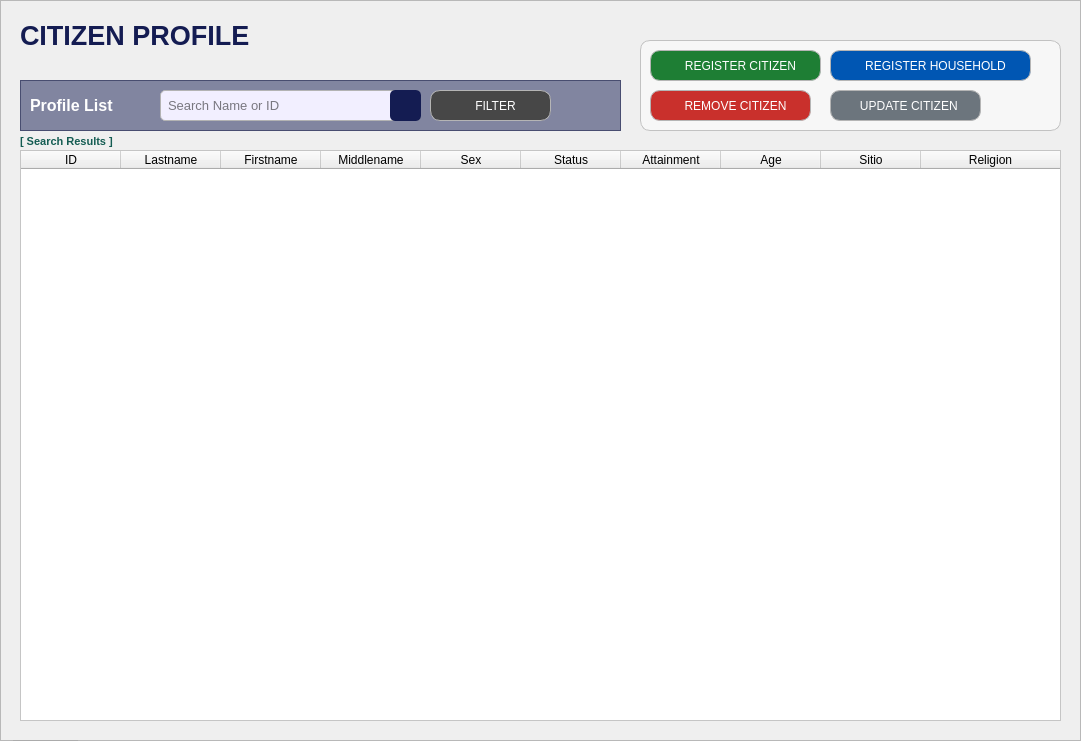
  <widget class="QFrame" name="baseBodyFrame">
   <property name="geometry">
    <rect>
     <x>250</x>
     <y>60</y>
     <width>1081</width>
     <height>741</height>
    </rect>
   </property>
   <property name="styleSheet">
    <string notr="true">#baseBodyFrame {
	background-color: #e7e2ff;
	border: none;
	border-radius: 10px;
}</string>
   </property>
   <property name="frameShape">
    <enum>QFrame::Shape::StyledPanel</enum>
   </property>
   <property name="frameShadow">
    <enum>QFrame::Shadow::Raised</enum>
   </property>
   <widget class="QPushButton" name="logout_buttonLogout_4">
    <property name="geometry">
     <rect>
      <x>10</x>
      <y>740</y>
      <width>71</width>
      <height>31</height>
     </rect>
    </property>
    <property name="font">
     <font>
      <family>Arial</family>
      <pointsize>8</pointsize>
      <bold>true</bold>
     </font>
    </property>
    <property name="cursor">
     <cursorShape>PointingHandCursor</cursorShape>
    </property>
    <property name="styleSheet">
     <string notr="true">#logout_buttonLogout {
    background-color: #bc1c1c;
    color: white;
    border-radius: 5px;
    padding: 10px; /* Optional: Adjusts spacing inside the button */
}
#logout_buttonLogout:hover {
    background-color: #d82020; /* Slightly lighter blue when hovered */
}
#logout_buttonLogout:pressed {
    background-color: #8c1515; /* Darker blue when clicked */
}</string>
    </property>
    <property name="text">
     <string>LOGOUT</string>
    </property>
   </widget>
   <widget class="QLabel" name="title_bodyCitizenProfile">
    <property name="geometry">
     <rect>
      <x>20</x>
      <y>20</y>
      <width>381</width>
      <height>31</height>
     </rect>
    </property>
    <property name="font">
     <font>
      <family>Arial</family>
      <pointsize>20</pointsize>
      <bold>true</bold>
     </font>
    </property>
    <property name="styleSheet">
     <string notr="true">#title_bodyCitizenProfile {
	background-color: transparent;
	color: #141c52;
}
</string>
    </property>
    <property name="text">
     <string>CITIZEN PROFILE</string>
    </property>
   </widget>
   <widget class="QFrame" name="table_titleFrameDashboard">
    <property name="geometry">
     <rect>
      <x>20</x>
      <y>80</y>
      <width>601</width>
      <height>51</height>
     </rect>
    </property>
    <property name="styleSheet">
     <string notr="true">#table_titleFrameDashboard{
	background-color: rgba(20, 28, 82, 128)
}
</string>
    </property>
    <property name="frameShape">
     <enum>QFrame::Shape::StyledPanel</enum>
    </property>
    <property name="frameShadow">
     <enum>QFrame::Shadow::Raised</enum>
    </property>
    <widget class="QLabel" name="label_tableTitleDashboard">
     <property name="geometry">
      <rect>
       <x>10</x>
       <y>0</y>
       <width>91</width>
       <height>51</height>
      </rect>
     </property>
     <property name="font">
      <font>
       <family>Arial</family>
       <pointsize>12</pointsize>
       <bold>true</bold>
      </font>
     </property>
     <property name="styleSheet">
      <string notr="true">#label_tableTitleDashboard {
	background-color: transparent;
	color: #FFFFFF;
}
</string>
     </property>
     <property name="text">
      <string>Profile List</string>
     </property>
    </widget>
    <widget class="QLineEdit" name="profileList_fieldSearch">
     <property name="geometry">
      <rect>
       <x>140</x>
       <y>10</y>
       <width>261</width>
       <height>31</height>
      </rect>
     </property>
     <property name="font">
      <font>
       <family>Arial</family>
       <pointsize>10</pointsize>
      </font>
     </property>
     <property name="styleSheet">
      <string notr="true">#profileList_fieldSearch{
    border: 1px solid #b3b3b3;  /* Black border */
    border-radius: 5px;        /* Rounded corners */
    padding: 5px;               /* Inner spacing */
    background-color: #f2efff;  /* Gray background */
    color: #000000; 
}
</string>
     </property>
     <property name="text">
      <string/>
     </property>
     <property name="placeholderText">
      <string>Search Name or ID</string>
     </property>
    </widget>
    <widget class="QPushButton" name="profileList_buttonSearch">
     <property name="geometry">
      <rect>
       <x>370</x>
       <y>10</y>
       <width>31</width>
       <height>31</height>
      </rect>
     </property>
     <property name="font">
      <font>
       <family>Arial</family>
       <pointsize>9</pointsize>
      </font>
     </property>
     <property name="cursor">
      <cursorShape>PointingHandCursor</cursorShape>
     </property>
     <property name="focusPolicy">
      <enum>Qt::FocusPolicy::NoFocus</enum>
     </property>
     <property name="styleSheet">
      <string notr="true">#profileList_buttonSearch {
    background-color:  #141c52;
    color: white;
    border-radius: 5px;
    padding: 10px; /* Optional: Adjusts spacing inside the button */
}
#profileList_buttonSearch:hover {
    background-color: #1a237e; /* Slightly lighter blue when hovered */
}
#profileList_buttonSearch:pressed {
    background-color: #0f1442; /* Darker blue when clicked */
}</string>
     </property>
     <property name="text">
      <string/>
     </property>
     <property name="icon">
      <iconset>
       <normaloff>../../Assets/FuncIcons/icon_search_w.svg</normaloff>../../Assets/FuncIcons/icon_search_w.svg</iconset>
     </property>
     <property name="iconSize">
      <size>
       <width>20</width>
       <height>20</height>
      </size>
     </property>
    </widget>
    <widget class="QPushButton" name="profileList_buttonFilter">
     <property name="geometry">
      <rect>
       <x>410</x>
       <y>10</y>
       <width>121</width>
       <height>31</height>
      </rect>
     </property>
     <property name="font">
      <font>
       <family>Arial</family>
       <pointsize>9</pointsize>
      </font>
     </property>
     <property name="cursor">
      <cursorShape>PointingHandCursor</cursorShape>
     </property>
     <property name="focusPolicy">
      <enum>Qt::FocusPolicy::NoFocus</enum>
     </property>
     <property name="styleSheet">
      <string notr="true">#profileList_buttonFilter {
    background-color:  #474747;
    color: white;
    border: 1px solid #b5b5b5;
    border-radius: 10px;
    padding: 10px; 
}

#profileList_buttonFilter:hover {
    background-color: #636363;
    color: white; 
}

#profileList_buttonFilter:pressed {
    background-color: #bfbfbf;
    color: white; 
}
</string>
     </property>
     <property name="text">
      <string>   FILTER</string>
     </property>
     <property name="icon">
      <iconset>
       <normaloff>../../Assets/FuncIcons/icon_filter.svg</normaloff>../../Assets/FuncIcons/icon_filter.svg</iconset>
     </property>
     <property name="iconSize">
      <size>
       <width>18</width>
       <height>18</height>
      </size>
     </property>
    </widget>
   </widget>
   <widget class="QTableWidget" name="tableView_profileList">
    <property name="geometry">
     <rect>
      <x>20</x>
      <y>150</y>
      <width>1041</width>
      <height>571</height>
     </rect>
    </property>
    <property name="styleSheet">
     <string notr="true">#tableView_profileList {
	background-color: white;
	color: #black;
}
</string>
    </property>
    <attribute name="horizontalHeaderVisible">
     <bool>true</bool>
    </attribute>
    <attribute name="horizontalHeaderCascadingSectionResizes">
     <bool>false</bool>
    </attribute>
    <attribute name="horizontalHeaderShowSortIndicator" stdset="0">
     <bool>false</bool>
    </attribute>
    <attribute name="horizontalHeaderStretchLastSection">
     <bool>true</bool>
    </attribute>
    <attribute name="verticalHeaderCascadingSectionResizes">
     <bool>false</bool>
    </attribute>
    <column>
     <property name="text">
      <string>ID</string>
     </property>
     <property name="font">
      <font>
       <family>Arial</family>
      </font>
     </property>
     <property name="background">
      <color>
       <red>59</red>
       <green>57</green>
       <blue>100</blue>
      </color>
     </property>
    </column>
    <column>
     <property name="text">
      <string>Lastname</string>
     </property>
     <property name="font">
      <font>
       <family>Arial</family>
      </font>
     </property>
     <property name="background">
      <color>
       <red>59</red>
       <green>57</green>
       <blue>100</blue>
      </color>
     </property>
    </column>
    <column>
     <property name="text">
      <string>Firstname</string>
     </property>
     <property name="font">
      <font>
       <family>Arial</family>
      </font>
     </property>
     <property name="background">
      <color>
       <red>59</red>
       <green>57</green>
       <blue>100</blue>
      </color>
     </property>
    </column>
    <column>
     <property name="text">
      <string>Middlename</string>
     </property>
     <property name="font">
      <font>
       <family>Arial</family>
      </font>
     </property>
     <property name="background">
      <color>
       <red>59</red>
       <green>57</green>
       <blue>100</blue>
      </color>
     </property>
    </column>
    <column>
     <property name="text">
      <string>Sex</string>
     </property>
     <property name="font">
      <font>
       <family>Arial</family>
      </font>
     </property>
     <property name="background">
      <color>
       <red>59</red>
       <green>57</green>
       <blue>100</blue>
      </color>
     </property>
    </column>
    <column>
     <property name="text">
      <string>Status</string>
     </property>
     <property name="font">
      <font>
       <family>Arial</family>
      </font>
     </property>
     <property name="background">
      <color>
       <red>59</red>
       <green>57</green>
       <blue>100</blue>
      </color>
     </property>
    </column>
    <column>
     <property name="text">
      <string>Attainment</string>
     </property>
     <property name="font">
      <font>
       <family>Arial</family>
      </font>
     </property>
     <property name="background">
      <color>
       <red>59</red>
       <green>57</green>
       <blue>100</blue>
      </color>
     </property>
    </column>
    <column>
     <property name="text">
      <string>Age</string>
     </property>
     <property name="font">
      <font>
       <family>Arial</family>
      </font>
     </property>
     <property name="background">
      <color>
       <red>59</red>
       <green>57</green>
       <blue>100</blue>
      </color>
     </property>
    </column>
    <column>
     <property name="text">
      <string>Sitio</string>
     </property>
     <property name="font">
      <font>
       <family>Arial</family>
      </font>
     </property>
     <property name="background">
      <color>
       <red>59</red>
       <green>57</green>
       <blue>100</blue>
      </color>
     </property>
    </column>
    <column>
     <property name="text">
      <string>Religion</string>
     </property>
     <property name="font">
      <font>
       <family>Arial</family>
      </font>
     </property>
     <property name="background">
      <color>
       <red>59</red>
       <green>57</green>
       <blue>100</blue>
      </color>
     </property>
    </column>
   </widget>
   <widget class="QLabel" name="message_ProfileList">
    <property name="geometry">
     <rect>
      <x>20</x>
      <y>131</y>
      <width>381</width>
      <height>20</height>
     </rect>
    </property>
    <property name="font">
     <font>
      <family>Arial</family>
      <pointsize>8</pointsize>
      <bold>true</bold>
     </font>
    </property>
    <property name="styleSheet">
     <string notr="true">#message_ProfileList{
	color: #145c52;
}</string>
    </property>
    <property name="text">
     <string>[ Search Results ]</string>
    </property>
   </widget>
   <widget class="QFrame" name="basePopUpBodyFrame_3">
    <property name="geometry">
     <rect>
      <x>640</x>
      <y>40</y>
      <width>421</width>
      <height>91</height>
     </rect>
    </property>
    <property name="styleSheet">
     <string notr="true">#basePopUpBodyFrame_3 {
	background-color: rgb(247, 247, 247);
	border: 1px solid rgb(194, 194, 194);
	border-radius: 10px;
}</string>
    </property>
    <property name="frameShape">
     <enum>QFrame::Shape::StyledPanel</enum>
    </property>
    <property name="frameShadow">
     <enum>QFrame::Shadow::Raised</enum>
    </property>
    <widget class="QPushButton" name="profileList_buttonDelete">
     <property name="geometry">
      <rect>
       <x>10</x>
       <y>50</y>
       <width>161</width>
       <height>31</height>
      </rect>
     </property>
     <property name="font">
      <font>
       <family>Arial</family>
       <pointsize>9</pointsize>
      </font>
     </property>
     <property name="cursor">
      <cursorShape>PointingHandCursor</cursorShape>
     </property>
     <property name="focusPolicy">
      <enum>Qt::FocusPolicy::NoFocus</enum>
     </property>
     <property name="styleSheet">
      <string notr="true">#profileList_buttonDelete {
    background-color: #c9302c; /* Default red */
    color: white;
    border: 1px solid #b5b5b5; /* Light gray border */
    border-radius: 10px;
    padding: 10px; 
}

#profileList_buttonDelete:hover {
    background-color: #d9534f; /* Brighter red when hovered */
    color: white; 
}

#profileList_buttonDelete:pressed {
    background-color: #a52a2a; /* Darker red when pressed */
    color: white; 
}</string>
     </property>
     <property name="text">
      <string>   REMOVE CITIZEN</string>
     </property>
     <property name="icon">
      <iconset>
       <normaloff>../../Assets/FuncIcons/icon_del.svg</normaloff>../../Assets/FuncIcons/icon_del.svg</iconset>
     </property>
     <property name="iconSize">
      <size>
       <width>20</width>
       <height>20</height>
      </size>
     </property>
    </widget>
    <widget class="QPushButton" name="profileList_buttonRegister">
     <property name="geometry">
      <rect>
       <x>10</x>
       <y>10</y>
       <width>171</width>
       <height>31</height>
      </rect>
     </property>
     <property name="font">
      <font>
       <family>Arial</family>
       <pointsize>9</pointsize>
      </font>
     </property>
     <property name="cursor">
      <cursorShape>PointingHandCursor</cursorShape>
     </property>
     <property name="focusPolicy">
      <enum>Qt::FocusPolicy::NoFocus</enum>
     </property>
     <property name="styleSheet">
      <string notr="true">#profileList_buttonRegister {
    background-color:  #1e7e34; /* Default green */
    color: white;
    border: 1px solid #b5b5b5;
    border-radius: 10px;
    padding: 10px; 
}

#profileList_buttonRegister:hover {
    background-color: #28a745; /* Brighter green when hovered */
    color: white; 
}

#profileList_buttonRegister:pressed {
    background-color:  #34c759; /* Darker green when pressed */
    color: white; 
}
</string>
     </property>
     <property name="text">
      <string>   REGISTER CITIZEN</string>
     </property>
     <property name="icon">
      <iconset>
       <normaloff>../../Assets/FuncIcons/icon_add.svg</normaloff>../../Assets/FuncIcons/icon_add.svg</iconset>
     </property>
     <property name="iconSize">
      <size>
       <width>20</width>
       <height>20</height>
      </size>
     </property>
    </widget>
    <widget class="QPushButton" name="profileList_buttonRegisterHousehold">
     <property name="geometry">
      <rect>
       <x>190</x>
       <y>10</y>
       <width>201</width>
       <height>31</height>
      </rect>
     </property>
     <property name="font">
      <font>
       <family>Arial</family>
       <pointsize>9</pointsize>
      </font>
     </property>
     <property name="cursor">
      <cursorShape>PointingHandCursor</cursorShape>
     </property>
     <property name="focusPolicy">
      <enum>Qt::FocusPolicy::NoFocus</enum>
     </property>
     <property name="styleSheet">
      <string notr="true">#profileList_buttonRegisterHousehold {
    background-color: #0056b3; /* Default blue */
    color: white;
    border: 1px solid #b5b5b5;
    border-radius: 10px;
    padding: 10px; 
}

#profileList_buttonRegisterHousehold:hover {
    background-color: #007bff; /* Brighter blue when hovered */
    color: white; 
}

#profileList_buttonRegisterHousehold:pressed {
    background-color: #004085; /* Darker blue when pressed */
    color: white; 
}
</string>
     </property>
     <property name="text">
      <string>   REGISTER HOUSEHOLD</string>
     </property>
     <property name="icon">
      <iconset>
       <normaloff>../../Assets/FuncIcons/icon_household.svg</normaloff>../../Assets/FuncIcons/icon_household.svg</iconset>
     </property>
     <property name="iconSize">
      <size>
       <width>20</width>
       <height>20</height>
      </size>
     </property>
    </widget>
    <widget class="QPushButton" name="profileList_buttonUpdate">
     <property name="geometry">
      <rect>
       <x>190</x>
       <y>50</y>
       <width>151</width>
       <height>31</height>
      </rect>
     </property>
     <property name="font">
      <font>
       <family>Arial</family>
       <pointsize>9</pointsize>
      </font>
     </property>
     <property name="cursor">
      <cursorShape>PointingHandCursor</cursorShape>
     </property>
     <property name="focusPolicy">
      <enum>Qt::FocusPolicy::NoFocus</enum>
     </property>
     <property name="styleSheet">
      <string notr="true">#profileList_buttonUpdate {
    background-color: #6c757d; /* Default gray */
    color: white;
    border: 1px solid #b5b5b5; /* Light gray border */
    border-radius: 10px;
    padding: 10px; 
}

#profileList_buttonUpdate:hover {
    background-color: #838b94; /* Brighter gray when hovered */
    color: white; 
}

#profileList_buttonUpdate:pressed {
    background-color: #5a6268; /* Darker gray when pressed */
    color: white; 
}
</string>
     </property>
     <property name="text">
      <string>  UPDATE CITIZEN</string>
     </property>
     <property name="icon">
      <iconset>
       <normaloff>../../Assets/FuncIcons/icon_edit.svg</normaloff>../../Assets/FuncIcons/icon_edit.svg</iconset>
     </property>
     <property name="iconSize">
      <size>
       <width>20</width>
       <height>20</height>
      </size>
     </property>
    </widget>
   </widget>
   <zorder>logout_buttonLogout_4</zorder>
   <zorder>basePopUpBodyFrame_3</zorder>
   <zorder>title_bodyCitizenProfile</zorder>
   <zorder>table_titleFrameDashboard</zorder>
   <zorder>tableView_profileList</zorder>
   <zorder>message_ProfileList</zorder>
  </widget>
